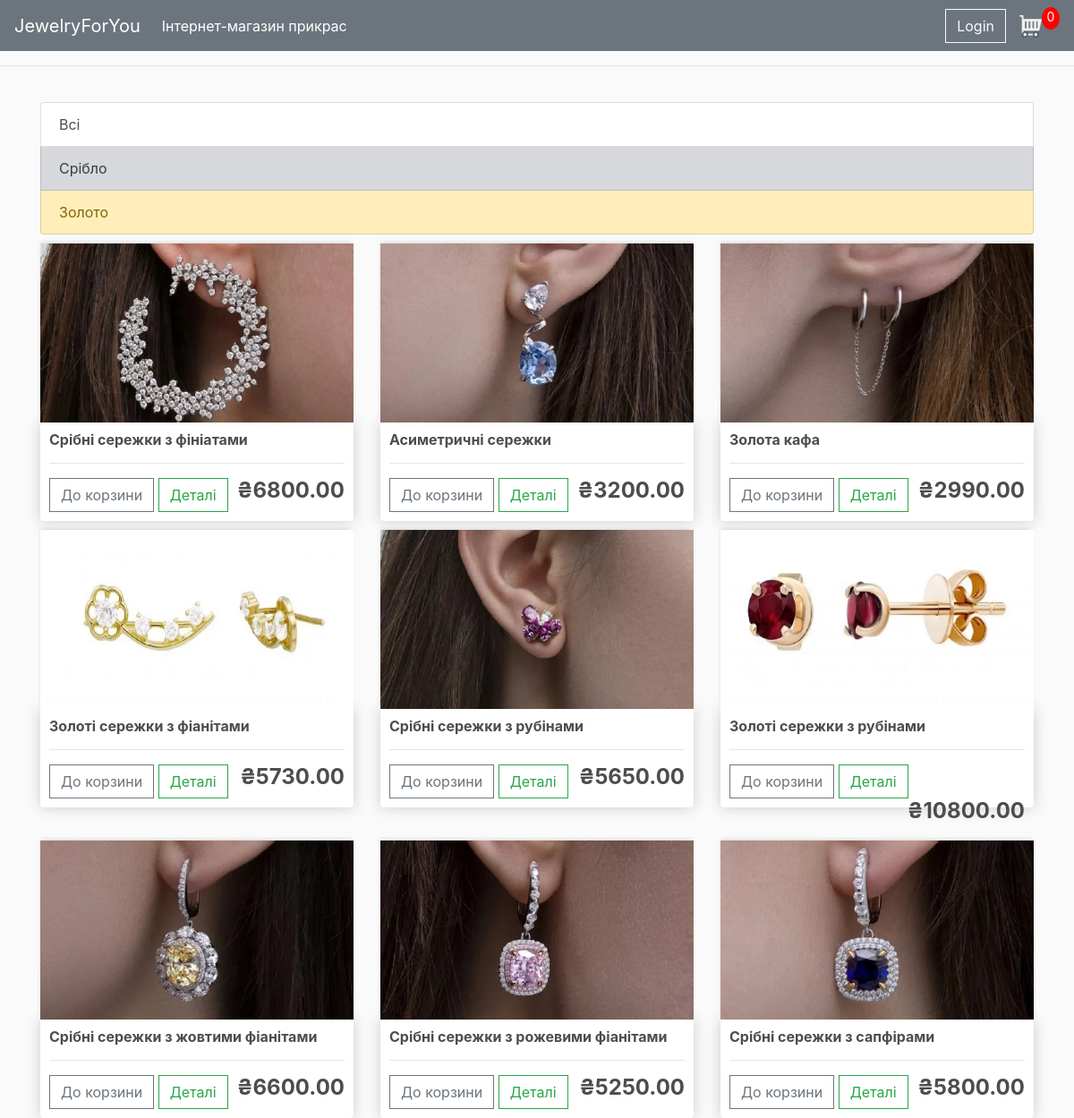
The page / on the database its author committed.
### store/models.py (models this page shows, shortened)
class Product(models.Model):
    name = models.CharField(max_length=200)
    price = models.FloatField()
    description = models.CharField(max_length = 2000)
    category = models.CharField(max_length=200)
    image = models.ImageField(null=True, blank=True)
    @property
    def imageURL(self):
        try:
            url = self.image.url
        except:
            url = ''
        return url

### store/views.py (the view)
# urls.py: path('', views.catalog, name="catalog"),
def catalog(request):
    products = Product.objects.all()
    context = {'products': products}
    return render(request, 'store/catalog.html', context)

### store/templates/store/catalog.html
{% extends 'store/catalog_type.html' %}
{% load static %}
{% block products %}
	<div class="row">
		{% for product in products %}
		<div class="col-lg-4">
			<img class="thumbnail" src="{{product.imageURL }}">
			<div class="box-element product">
				<h6><strong>{{product.name}}</strong></h6>
				<hr>
				<button  class="btn btn-outline-secondary add-btn">До корзини</button>
				<a class="btn btn-outline-success" href="#">Деталі</a>
				<h4 style="display: inline-block; float: right"><strong>₴{{product.price|floatformat:2}}</strong></h4>
			</div>
		</div>
		{% endfor %}
	</div>
{% endblock products %}

### store/templates/store/catalog_type.html
{% extends 'store/main.html' %}
{% load static %}
{% block content %}
	<div class="list-group">
	  <a href="{% url 'catalog' %}" class="list-group-item list-group-item-action">Всі</a>
	  <a href="{% url 'catalog_silver' %}" class="list-group-item list-group-item-action list-group-item-secondary">Срібло</a>
	  <a href="{% url 'catalog_gold' %}" class="list-group-item list-group-item-action list-group-item-warning">Золото</a>
	</div>
    {% block products %}
    {% endblock products %}
{% endblock content %}

### store/templates/store/main.html (shortened to what this page needs)
<!DOCTYPE html>
{% load static %}
<html>
<head>
	<link rel="stylesheet" href="https://stackpath.bootstrapcdn.com/bootstrap/4.4.1/css/bootstrap.min.css">
	<link rel="stylesheet" type="text/css" href="{% static 'css/main.css' %}">
</head>
<body>
     <nav class="navbar navbar-expand-lg navbar-dark bg-secondary">
          <a class="navbar-brand" href="{% url 'catalog' %}">JewelryForYou</a>
          <div class="collapse navbar-collapse" id="navbarSupportedContent">
            <ul class="navbar-nav mr-auto">
              <li class="nav-item active">
                <a class="nav-link" href="{% url 'catalog' %}">Інтернет-магазин прикрас <span class="sr-only">(current)</span></a>
              </li>
            </ul>
               <div class="form-inline my-2 my-lg-0">
                <a href="#"class="btn btn-outline-light">Login</a>
                <a href="{% url 'cart' %}">
                    <img  id="cart-icon" src="{% static 'icons/cart.png' %}">
                </a>
                <p id="cart-total">0</p>
	    </div>
          </div>
</nav>
        <hr>
         <div class="container">
                <br>
                {% block content %}
                 {% endblock content %}
         </div>
</body>
</html>

### static/css/main.css (style rules this page uses)
body { background-color: hsl(0, 0%, 98%); }
h1,h2,h3,h4,h5,h6 { color:hsl(0, 0%, 30%); }
.box-element { box-shadow:hsl(0, 0%, 80%) 0 0 16px; background-color: #fff; border-radius: 4px; padding: 10px; }
.thumbnail { width: 100%; height: 200px; -webkit-box-shadow: -1px -3px 5px -2px rgba(214,214,214,1); -moz-box-shadow: -1px -3px 5px -2px rgba(214,214,214,1); box-shadow: -1px -3px 5px -2px rgba(214,214,214,1); }
.product { border-radius: 0 0 4px 4px; }
#cart-icon { width:25px; display: inline-block; margin-left: 15px; }
#cart-total { display: block; text-align: center; color:#fff; background-color: red; width: 20px; height: 25px; border-radius: 50%; font-size: 14px; }
.col-lg-4, .col-lg-6, .col-lg-8, .col-lg-12 { margin-top: 10px; }
.btn { border-radius: 0; }

### rows shown on the page
Product: imageURL (picture), name "Срібні сережки з фініатами", price "6800.00"
Product: imageURL (picture), name "Асиметричні сережки", price "3200.00"
Product: imageURL (picture), name "Золота кафа", price "2990.00"
Product: imageURL (picture), name "Золоті сережки з фіанітами", price "5730.00"
Product: imageURL (picture), name "Срібні сережки з рубінами", price "5650.00"
Product: imageURL (picture), name "Золоті сережки з рубінами", price "10800.00"
Product: imageURL (picture), name "Срібні сережки з жовтими фіанітами", price "6600.00"
Product: imageURL (picture), name "Срібні сережки з рожевими фіанітами", price "5250.00"
Product: imageURL (picture), name "Срібні сережки з сапфірами", price "5800.00"
